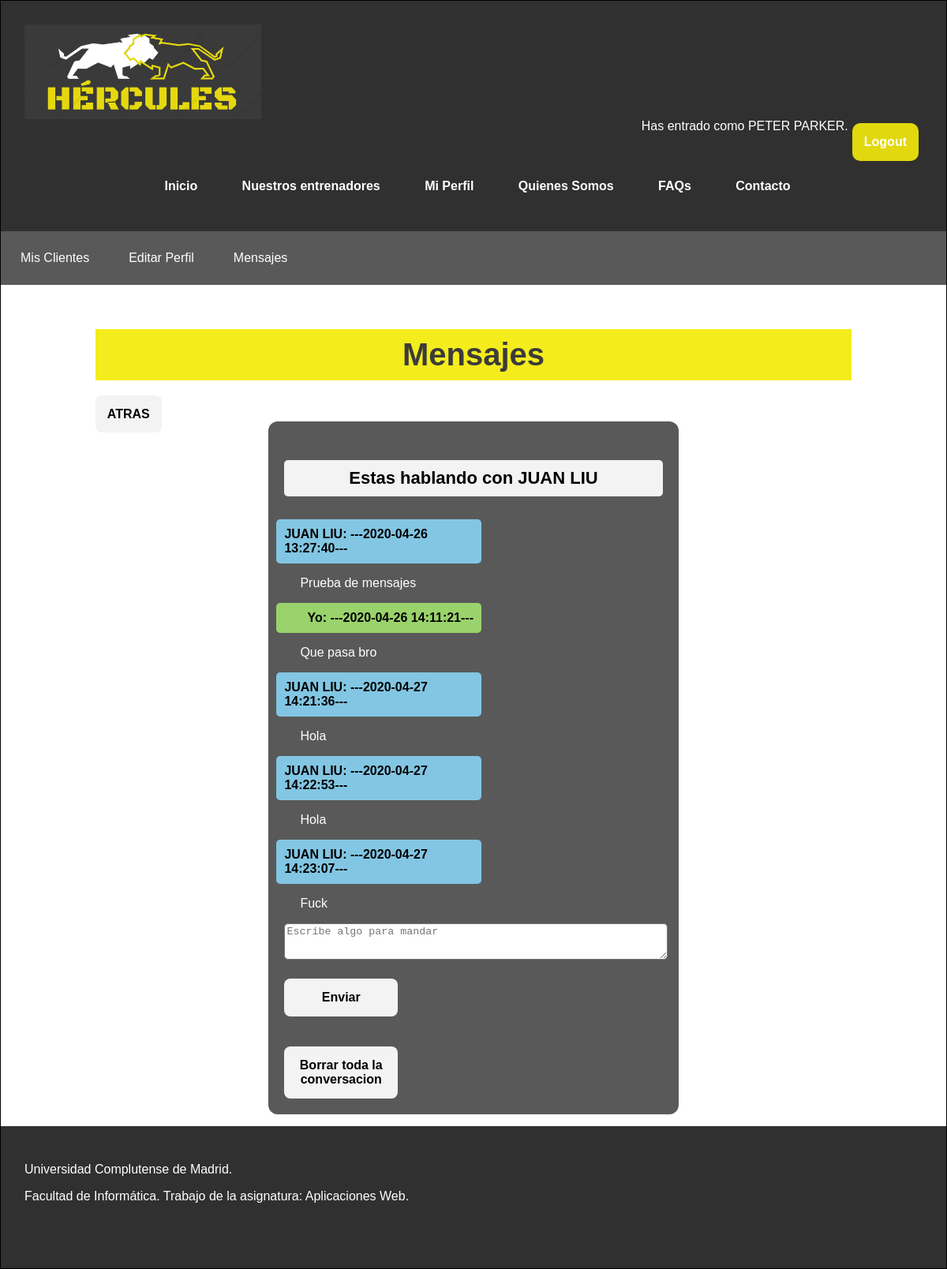
The app's page /miPerfilBuzon.php?reciever=26515643R (signed in), older data.
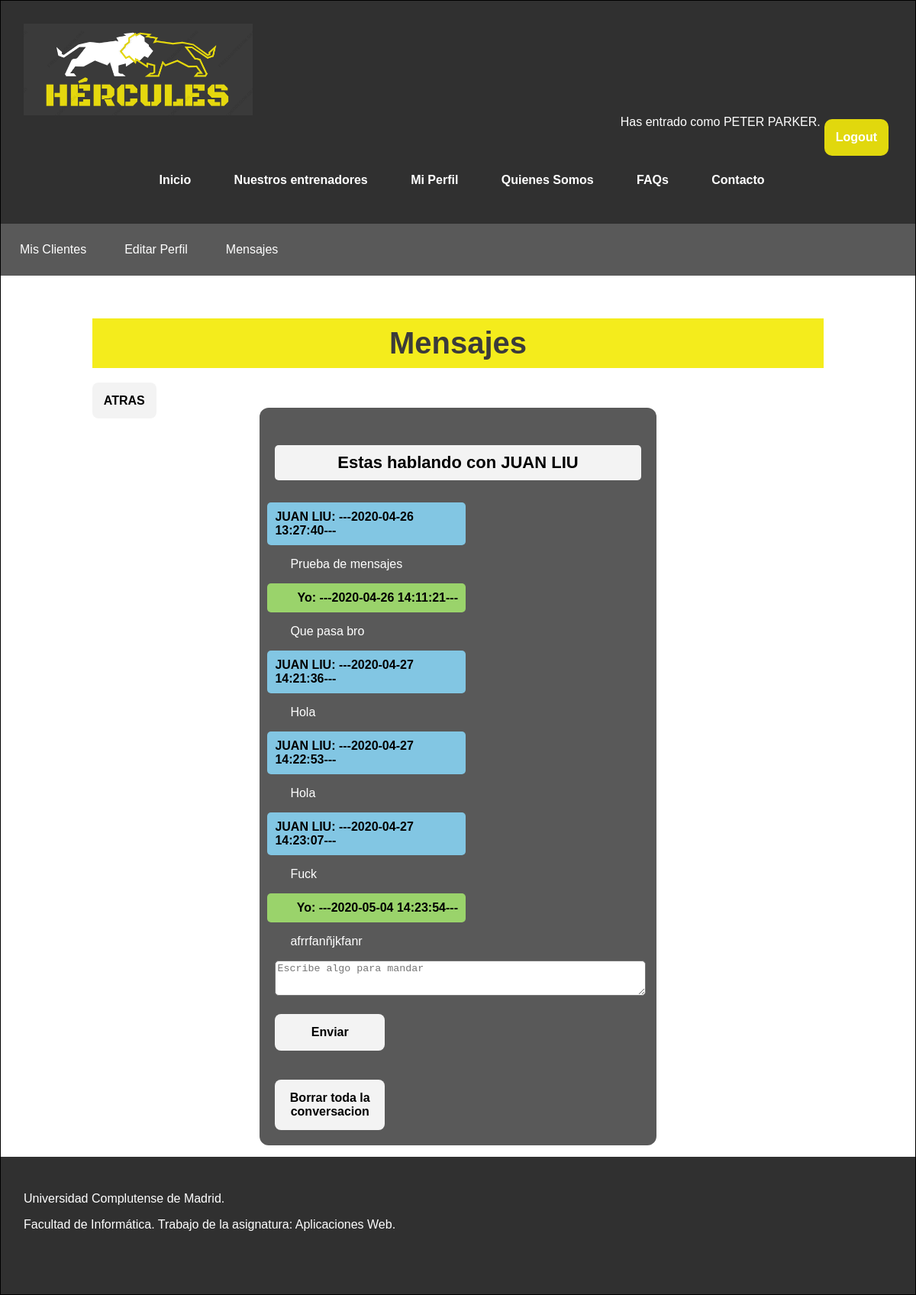
The same page, newer data.
### tables this page shows
CREATE TABLE `mensajes` (
  `id` int(11) NOT NULL,
  `emisor` varchar(10) NOT NULL,
  `receptor` varchar(10) NOT NULL,
  `texto` text NOT NULL,
  `fecha` timestamp NOT NULL DEFAULT current_timestamp(),
  `del_1` tinyint(1) NOT NULL DEFAULT 0,
  `del_2` tinyint(1) NOT NULL DEFAULT 0,
  `visto` tinyint(1) NOT NULL DEFAULT 0
);

CREATE TABLE `usuario` (
  `nif` varchar(10) NOT NULL,
  `nombre` varchar(30) NOT NULL,
  `contrasenna` varchar(255) NOT NULL,
  `foto` varchar(255) DEFAULT 'includes/img/usuarios/default.png',
  `email` varchar(30) NOT NULL,
  `sexo` varchar(6) DEFAULT NULL,
  `fechaNac` date DEFAULT NULL,
  `telefono` varchar(15) DEFAULT NULL,
  `ubicacion` varchar(50) DEFAULT NULL,
  `peso` decimal(5,0) DEFAULT NULL,
  `altura` decimal(5,0) DEFAULT NULL,
  `preferencias` varchar(50) DEFAULT NULL,
  `tipoUsuario` tinyint(1) NOT NULL DEFAULT 0,
  `titulacion` varchar(30) DEFAULT NULL,
  `especialidad` varchar(50) DEFAULT NULL,
  `experiencia` varchar(30) DEFAULT NULL
);

### includes/DAOs/DAO.php (called while the page is built, shortened)
<?php
class DAO {
    private $servername = "localhost";
    private $username = "hercules";
    private $password = "iG8hC62acnPrvIeU";
    private $dbname = "hercules";
    private $mysqli = null;
    public function __construct(){
        if(!$this->mysqli){
            $this->mysqli = new mysqli($this->servername, $this->username, $this->password, $this->dbname);
        }
    }
    protected function consultarv2($sql){
        if ($sql != "") {
            $consulta = $this->mysqli->query($sql) or die ($this->mysqli->error. " en la linea ".(__LINE__-1));
            $tablaDatos = array();
            if (substr($sql, 0, 6) == "SELECT") {
                if ($consulta) {
                    while ($fila = mysqli_fetch_assoc($consulta)){
                        array_push($tablaDatos, $fila);
                    }
                }
            }
            return $tablaDatos;
        }
        else {
            return 0;
        }
    }
}
?>

### includes/controller.php (called while the page is built, shortened)
<?php
require_once(__DIR__ . '/DAOs/usuarioDAO.php');
require_once(__DIR__ . '/DAOs/mensajesDAO.php');
class controller{
    private $usuarioDAO;
    private $mensajesDAO;
    private static $instance = null;
    public function __construct(){
        $this->usuarioDAO = new UsuarioDAO();
        $this->mensajesDAO = new mensajesDAO();
    }
     public static function getInstance() {
        if (null === self::$instance) {
            self::$instance = new self();
        }
        return self::$instance;
    }
    public function cargarUsuario($nif){
        $cond= "nif = '". $nif ."'";
        $res=$this->usuarioDAO->selectUsuario('', $cond);
        if (count($res) == 1) {
            $row=$res[0];
            $usuario = new TOUsuario();
            $usuario->setNif($nif);
            $usuario->setNombre($row["nombre"]);
            $usuario->setPassword($row["contrasenna"]);
            $usuario->setEmail($row["email"]);
            $usuario->setSexo($row["sexo"]);
            $usuario->setFoto($row["foto"]);
            $usuario->setFechaNac($row["fechaNac"]);
            $usuario->setTelefono($row["telefono"]);
            $usuario->setUbicacion($row["ubicacion"]);
            $usuario->setPeso($row["peso"]);
            $usuario->setAltura($row["altura"]);
            $usuario->setPreferencias($row["preferencias"]);
            $usuario->setTipoUsuario($row["tipoUsuario"]);
            $usuario->setTitulacion($row["titulacion"]);
            $usuario->setEspecialidad($row["especialidad"]);
            $usuario->setExperiencia($row["experiencia"]);
            return $usuario;
        } else{
            return 0;
        }
    }
    public function selectMensajes($col, $cond){
        return $this->mensajesDAO->select($col, $cond);
    }
}

### includes/config.php (called while the page is built, shortened)
<?php
require_once __DIR__.'/TOs/TOUsuario.php';
require_once __DIR__.'/controller.php';
$ctrl = controller::getInstance();
?>

### includes/TOs/TOUsuario.php (called while the page is built, shortened)
<?php
class TOUsuario {
    private $nif;
    private $nombre;
    public function __construct($nif = null, $nombre = null, $password = null, $foto = null, $email = null, $sexo = null, $fechaNac = null, $telefono = null, $ubicacion = null, $peso = null, $altura = null, $preferencias = null, $tipoUsuario = null, $titulacion= null, $especialidad = null, $experiencia = null){
      $this->nif = $nif;
      $this->nombre = $nombre;
    }
    public function getNif()
    {
        return $this->nif;
    }
    public function setNif($nif)
    {
        $this->nif = $nif;
    }
    public function getNombre()
    {
        return $this->nombre;
    }
    public function setNombre($nombre)
    {
        $this->nombre = $nombre;
    }
}
?>

### includes/DAOs/mensajesDAO.php (called while the page is built, shortened)
<?php
require_once(__DIR__.'/DAO.php');
class mensajesDAO extends DAO
{
    public function select($col, $cond){
        $query = "";
        if ($col == "") {
            $col = "*";
        }
        if ($cond == "") {
            $query = "SELECT ".$col." FROM mensajes";
        }
        else {
            $query = "SELECT ".$col." FROM mensajes WHERE ".$cond;
        }
        return $this->consultarv2($query);
    }
}
?>

### includes/DAOs/usuarioDAO.php (called while the page is built, shortened)
<?php
require_once(__DIR__.'/DAO.php');
require_once(__DIR__.'/../TOs/TOUsuario.php');
class UsuarioDAO extends DAO {
    public function selectUsuario($col, $cond){
        $query = "";
        if ($col == "") {
            $col = "*";
        }
        if ($cond == "") {
            $query = "SELECT ".$col." FROM usuario";
        }
        else {
            $query = "SELECT ".$col." FROM usuario WHERE ".$cond;
        }
        return $this->consultarv2($query);
    }
}
?>

### miPerfilBuzon.php (the view, shortened to what the changed rows need)
<?php
	require_once 'includes/config.php';
?>
<!DOCTYPE html>
<html>
<head>
	<link rel="stylesheet" type="text/css" href="includes/estilo.css" />
	<link rel="stylesheet" type="text/css" href="includes/estiloMenu.css" />
	<link rel="stylesheet" type="text/css" href="includes/estiloPagsMiPerfil.css" />
</head>
<body>
<div id="contenedor">
	<?php
		require('miPerfilCabecera.php');
	?>
	<div id="contenido">
		<h2>Mensajes</h2>
		<?php
		if (isset($_GET['reciever'])) {
		    $ctrl->updateMensajes('visto=1', "receptor='".$_SESSION["usuario"]->getNif()."' AND emisor='".$_GET['reciever']."'");
		    $men_arr = $ctrl->selectMensajes('', "emisor='".$_SESSION["usuario"]->getNif()."' AND receptor='".$_GET['reciever']."' OR
                emisor='".$_GET['reciever']."' AND receptor='".$_SESSION["usuario"]->getNif()."' ORDER BY fecha");
		    $el_otro = '';
		    echo '<div class="chat-all">';
		    if (count($men_arr) > 0) {
		        if ($men_arr[0]['emisor'] == $_SESSION["usuario"]->getNif()) {
		            $el_otro = $ctrl->cargarUsuario($men_arr[0]['receptor'])->getNombre();
		        }
		        else {
		            $el_otro = $ctrl->cargarUsuario($men_arr[0]['emisor'])->getNombre();
		        }
		        echo '<div id="chat">';
		        echo '<h4>Estas hablando con '.$el_otro.'</h4>';
	            foreach ($men_arr as $value) {
	                if ($value['emisor'] == $_SESSION["usuario"]->getNif()) {
	                    $men = '<p><span class="yo">'."Yo: ";
	                    echo $men.'---'.$value['fecha'].'---</span></p>';
	                }
	                else {
	                    $men = '<p><span class="el-otro">'.$el_otro . ": ";
	                    echo $men.'---'.$value['fecha'].'---</span></p>';
	                }
	                echo '<p><span class="los-dos">'.$value['texto'].'</span></p>';
	            }
    		    echo '<form method="POST" action="procesaChat.php">';
            		    echo '<textarea name="men" rows="5" cols="40" placeholder="Escribe algo para mandar"></textarea>';
            		    echo '<div class="grupo-control"><button type="submit" name="send">Enviar</button></div>';
    		    echo '</form>';
    		    echo '<br>';
    		    echo '<form method="POST" action="procesaChat.php">';
    		    echo '<button type="submit" name="borrar">Borrar toda la conversacion</button>';
    		    echo '</form>';
    		    echo '</div>';
		    }
		    echo '</div>';
		}
		?>
	</div>
</div>
</body>
</html>

Row changes from the older to the newer data that the page shows:
added mensajes: fecha "2020-05-04 14:23:54", texto "afrrfanñjkfanr"
